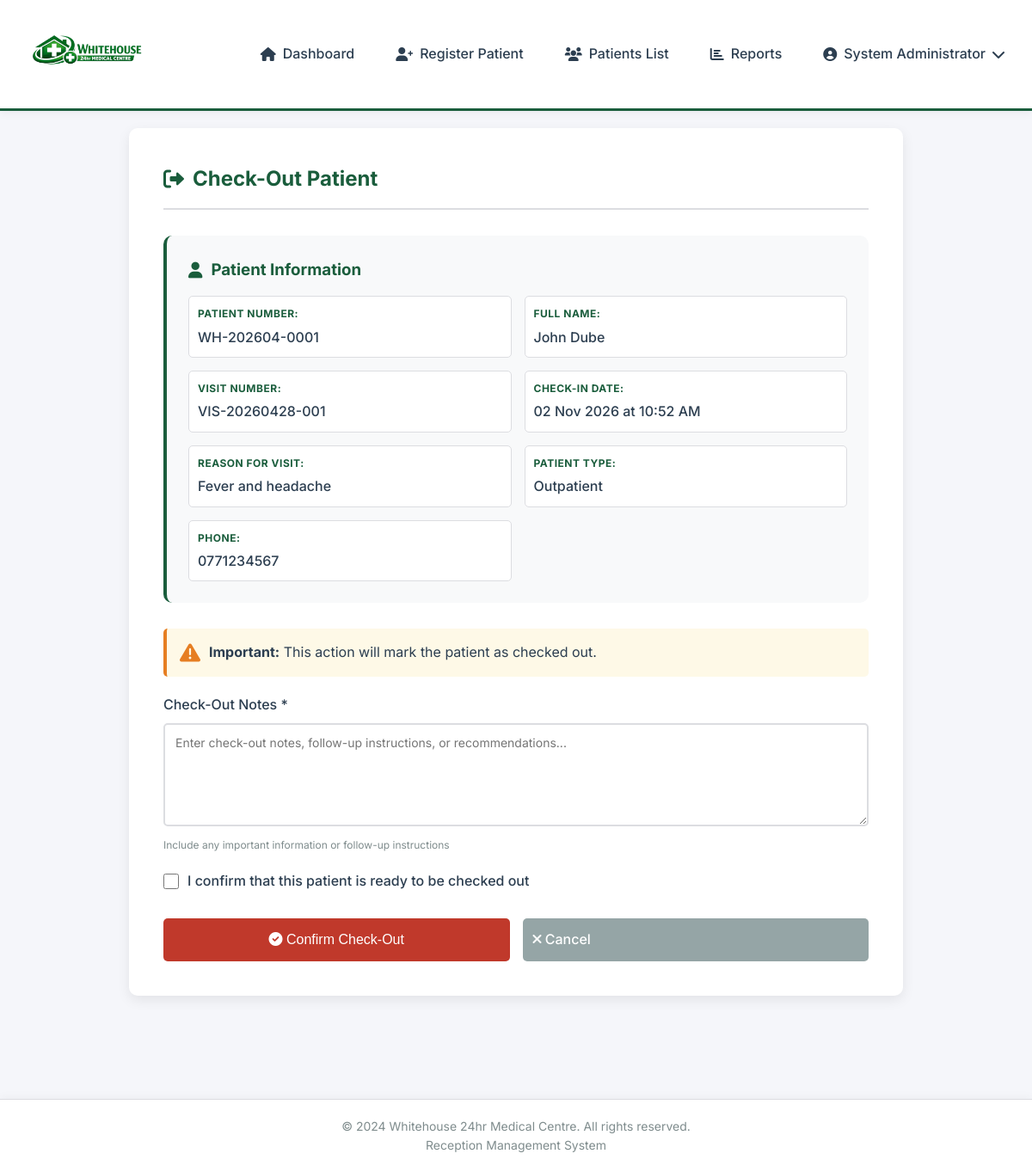
Page /pages/discharge-patient.php?id=1 (signed in) on the committed database.
### tables this page shows
CREATE TABLE patients (
    patient_id INT PRIMARY KEY AUTO_INCREMENT,
    patient_number VARCHAR(20) UNIQUE NOT NULL,
    first_name VARCHAR(50) NOT NULL,
    last_name VARCHAR(50) NOT NULL,
    date_of_birth DATE NOT NULL,
    gender ENUM('Male', 'Female', 'Other') NOT NULL,
    phone VARCHAR(15),
    email VARCHAR(100),
    address TEXT,
    emergency_contact_name VARCHAR(100),
    emergency_contact_phone VARCHAR(15),
    created_at TIMESTAMP DEFAULT CURRENT_TIMESTAMP
);

CREATE TABLE visits (
    visit_id INT PRIMARY KEY AUTO_INCREMENT,
    patient_id INT NOT NULL,
    visit_number VARCHAR(20) UNIQUE NOT NULL,
    check_in_date DATE NOT NULL,
    check_in_time TIME NOT NULL,
    visit_reason TEXT,
    status ENUM('checked_in', 'checked_out') DEFAULT 'checked_in',
    check_out_date DATE NULL,
    check_out_time TIME NULL,
    check_out_notes TEXT,
    registered_by INT,
    checked_out_by INT,
    created_at TIMESTAMP DEFAULT CURRENT_TIMESTAMP,
    FOREIGN KEY (patient_id) REFERENCES patients(patient_id) ON DELETE CASCADE,
    FOREIGN KEY (registered_by) REFERENCES users(user_id),
    FOREIGN KEY (checked_out_by) REFERENCES users(user_id)
);

### includes/functions.php (called while the page is built, shortened)
<?php
function getPatientById($db, $patient_id) {
    $query = "SELECT * FROM patients WHERE patient_id = :patient_id";
    $stmt = $db->prepare($query);
    $stmt->bindParam(':patient_id', $patient_id);
    $stmt->execute();
    return $stmt->fetch(PDO::FETCH_ASSOC);
}
function getActiveVisit($db, $patient_id) {
    $query = "SELECT * FROM visits
              WHERE patient_id = :patient_id AND status = 'checked_in'
              ORDER BY check_in_date DESC, check_in_time DESC
              LIMIT 1";
    $stmt = $db->prepare($query);
    $stmt->bindParam(':patient_id', $patient_id);
    $stmt->execute();
    return $stmt->fetch(PDO::FETCH_ASSOC);
}
function isInpatient($db, $visit_id) {
    $query = "SELECT * FROM inpatient_admissions
              WHERE visit_id = :visit_id AND actual_discharge_date IS NULL";
    $stmt = $db->prepare($query);
    $stmt->bindParam(':visit_id', $visit_id);
    $stmt->execute();
    return $stmt->fetch(PDO::FETCH_ASSOC);
}
?>

### pages/discharge-patient.php (the view, shortened to what this page needs)
<?php
require_once '../includes/functions.php';
$database = new Database();
$db = $database->getConnection();
$patient_id = $_GET['id'] ?? 0;
$visit_id = $_GET['visit_id'] ?? 0;
$patient = null;
$active_visit = null;
if ($patient_id) {
    $patient = getPatientById($db, $patient_id);
    $active_visit = getActiveVisit($db, $patient_id);
}
$is_inpatient = isInpatient($db, $active_visit['visit_id']);
include '../includes/header.php';
?>
<div class="container">
    <div class="form-container">
        <h1 class="form-title"><i class="fas fa-sign-out-alt"></i> Check-Out Patient</h1>
        <div class="patient-summary">
            <h3><i class="fas fa-user"></i> Patient Information</h3>
            <div class="summary-grid">
                <div class="summary-item"><strong>Patient Number:</strong><span><?php echo $patient['patient_number']; ?></span></div>
                <div class="summary-item"><strong>Full Name:</strong><span><?php echo htmlspecialchars($patient['first_name'] . ' ' . $patient['last_name']); ?></span></div>
                <div class="summary-item"><strong>Visit Number:</strong><span><?php echo $active_visit['visit_number']; ?></span></div>
                <div class="summary-item"><strong>Check-In Date:</strong><span><?php echo date('d M Y', strtotime($active_visit['check_in_date'])); ?> at <?php echo date('h:i A', strtotime($active_visit['check_in_time'])); ?></span></div>
                <div class="summary-item"><strong>Reason for Visit:</strong><span><?php echo htmlspecialchars($active_visit['visit_reason']); ?></span></div>
                <div class="summary-item"><strong>Patient Type:</strong><span><?php echo $is_inpatient ? 'Inpatient' : 'Outpatient'; ?></span></div>
                <div class="summary-item"><strong>Phone:</strong><span><?php echo $patient['phone'] ?? 'Not provided'; ?></span></div>
            </div>
        </div>
        <div class="warning-box">
            <i class="fas fa-exclamation-triangle"></i>
            <div><strong>Important:</strong> This action will mark the patient as checked out. <?php if($is_inpatient): ?>This will also complete the inpatient admission record.<?php endif; ?></div>
        </div>
        <form method="POST" action="">
            <div class="form-group">
                <label>Check-Out Notes *</label>
                <textarea name="check_out_notes" class="discharge-notes" rows="4" required placeholder="Enter check-out notes, follow-up instructions, or recommendations..."></textarea>
                <small class="field-hint">Include any important information or follow-up instructions</small>
            </div>
            <div class="confirmation-checkbox">
                <input type="checkbox" id="confirm" required>
                <label for="confirm">I confirm that this patient is ready to be checked out</label>
            </div>
            <div class="form-actions">
                <button type="submit" class="btn btn-danger btn-block"><i class="fas fa-check-circle"></i> Confirm Check-Out</button>
                <a href="patient-details.php?id=<?php echo $patient['patient_id']; ?>" class="btn btn-secondary btn-block"><i class="fas fa-times"></i> Cancel</a>
            </div>
        </form>
    </div>
</div>
<?php include '../includes/footer.php'; ?>

### assets/css/style.css (style rules this page uses)
:root { --primary-color: #1a5d3c; --primary-light: #2d7a4f; --primary-dark: #0e3d26; --success-color: #1a5d3c; --danger-color: #c0392b; --warning-color: #e67e22; --info-color: #2c3e50; --light-color: #e8f5e9; --text-color: #2c3e50; --text-muted: #7f8c8d; --border-color: #dcdde1; --bg-color: #f5f6fa; --white: #ffffff; --shadow: 0 5px 15px rgba(0,0,0,0.08); --shadow-hover: 0 8px 25px rgba(0,0,0,0.12); --transition: all 0.3s ease; }
* { margin: 0; padding: 0; box-sizing: border-box; }
body { font-family: 'Inter', sans-serif; line-height: 1.6; color: var(--text-color); background: var(--bg-color); min-height: 100vh; display: flex; flex-direction: column; position: relative; }
body::before { content: ''; position: fixed; top: 50%; left: 50%; transform: translate(-50%, -50%); width: 600px; height: 600px; background-image: url('../images/Whitehouse24hr.png'); background-repeat: no-repeat; background-position: center; background-size: contain; opacity: 0.06; z-index: 0; pointer-events: none; }
main, .container { position: relative; z-index: 1; }
.stat-card, .table-container, .form-container, .report-card, .report-header, .profile-card, .patient-summary, .filters-section, .login-box, .info-box, .modal-content, .patient-info-card, .history-stat-card, .add-user-form, .warning-box { background: var(--white); }
.container { max-width: 1400px; margin: 0 auto; padding: 0 20px 20px 20px; }
.btn { display: inline-block; padding: 10px 20px; border: none; border-radius: 5px; font-size: 14px; font-weight: 500; cursor: pointer; text-decoration: none; transition: var(--transition); }
.btn-danger { background: var(--danger-color); color: var(--white); }
.btn-secondary { background: #95a5a6; color: var(--white); }
.btn-block { width: 100%; padding: 12px; font-size: 16px; }
.form-container { background: var(--white); border-radius: 10px; padding: 40px; box-shadow: var(--shadow); max-width: 900px; margin: 0 auto 40px auto; animation: fadeIn 0.5s ease; }
.form-title { color: var(--primary-color); margin-bottom: 30px; padding-bottom: 15px; border-bottom: 2px solid var(--border-color); display: flex; align-items: center; gap: 10px; font-size: 24px; }
.form-group { margin-bottom: 20px; }
.form-group label { display: block; margin-bottom: 8px; font-weight: 500; color: var(--text-color); }
.form-group input, .form-group select, .form-group textarea { width: 100%; padding: 12px; border: 2px solid var(--border-color); border-radius: 5px; font-size: 14px; transition: var(--transition); font-family: 'Inter', sans-serif; }
.form-actions { display: flex; gap: 15px; margin-top: 30px; }
.patient-summary { background: #f8f9fa; padding: 25px; border-radius: 10px; margin-bottom: 30px; border-left: 4px solid var(--primary-color); animation: slideIn 0.5s ease; }
.patient-summary h3 { color: var(--primary-color); margin-bottom: 15px; display: flex; align-items: center; gap: 10px; }
.summary-grid { display: grid; grid-template-columns: repeat(2, 1fr); gap: 15px; }
.summary-item { padding: 10px; background: var(--white); border-radius: 5px; border: 1px solid var(--border-color); }
.summary-item strong { color: var(--primary-color); display: block; margin-bottom: 5px; font-size: 12px; text-transform: uppercase; letter-spacing: 0.5px; }
.summary-item span { color: var(--text-color); font-size: 16px; font-weight: 500; }
.warning-box { background: #fef9e7; padding: 15px; border-radius: 5px; margin-bottom: 20px; border-left: 4px solid var(--warning-color); display: flex; align-items: center; gap: 10px; }
.warning-box i { font-size: 24px; color: var(--warning-color); }
.confirmation-checkbox { margin: 20px 0; display: flex; align-items: center; gap: 10px; }
.confirmation-checkbox input[type="checkbox"] { width: 18px; height: 18px; cursor: pointer; }
.confirmation-checkbox label { cursor: pointer; font-weight: 500; }
.field-hint { font-size: 12px; color: var(--text-muted); margin-top: 5px; display: block; }
.discharge-notes { min-height: 120px; resize: vertical; }

### rows in the picture
patients: patient_number "WH-202604-0001", first_name+last_name "John Dube", phone "0771234567"
visits: visit_number "VIS-20260428-001", check_in_date "02 Nov 2026", check_in_time "10:52 AM", visit_reason "Fever and headache"

### other values in the picture
$_SESSION['full_name'] "System Administrator"
